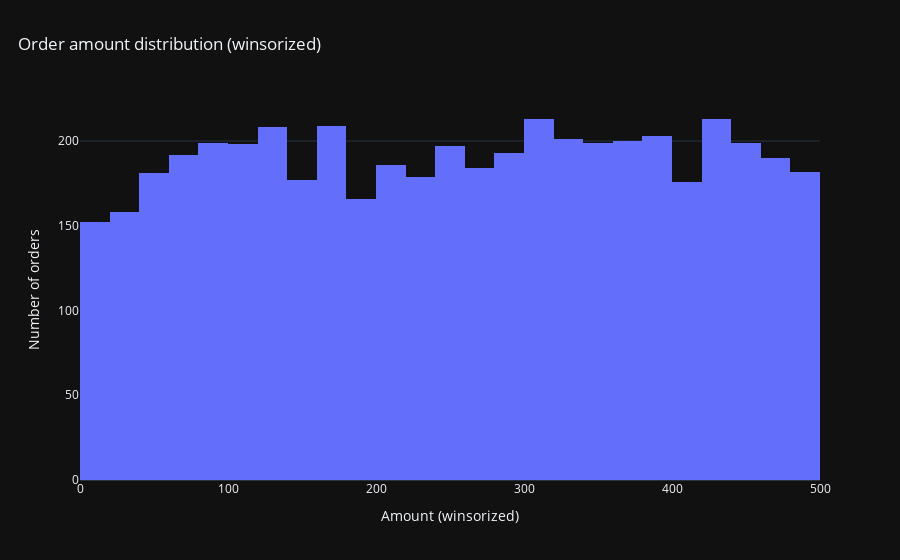

Source (notebook cell):
### Markdown cell above
#### after nov 2025 decrease

### Code cell
fig = px.histogram(df, x="amount_winsor", nbins=30, title="Order amount distribution (winsorized)")
fig.update_layout(title={"x": 0.02})
fig.update_xaxes(title_text="Amount (winsorized)")
fig.update_yaxes(title_text="Number of orders")
save_fig(fig, FIGS / "amount_hist_winsor.png", )
fig

### Figure 1 — Plotly figure (JSON) as saved in the notebook; plotly's stock layout.template omitted (floating-point values rounded to 4 significant figures; data arrays with more than 128 entries replaced by an {"elided": "..."} marker saying what was removed)
{"data": [{"bingroup": "x", "hovertemplate": "amount_winsor=%{x}<br>count=%{y}<extra></extra>", "legendgroup": "", "marker": {"color": "#636efa", "pattern": {"shape": ""}}, "name": "", "nbinsx": 30, "orientation": "v", "showlegend": false, "x": {"elided": "5250 float values"}, "xaxis": "x", "yaxis": "y", "type": "histogram"}], "layout": {"xaxis": {"anchor": "y", "domain": [0.0, 1.0], "title": {"text": "Amount (winsorized)"}}, "yaxis": {"anchor": "x", "domain": [0.0, 1.0], "title": {"text": "Number of orders"}}, "legend": {"tracegroupgap": 0}, "title": {"text": "Order amount distribution (winsorized)", "x": 0.02}, "barmode": "relative"}}
